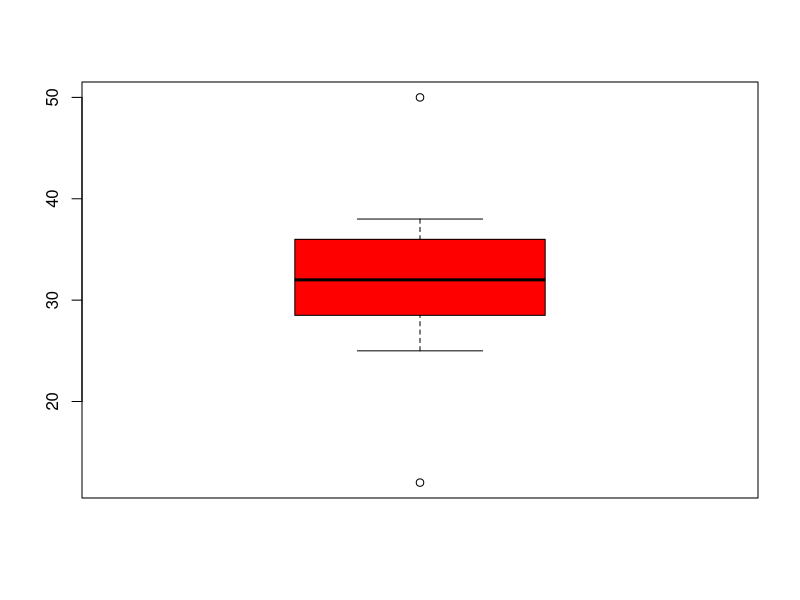
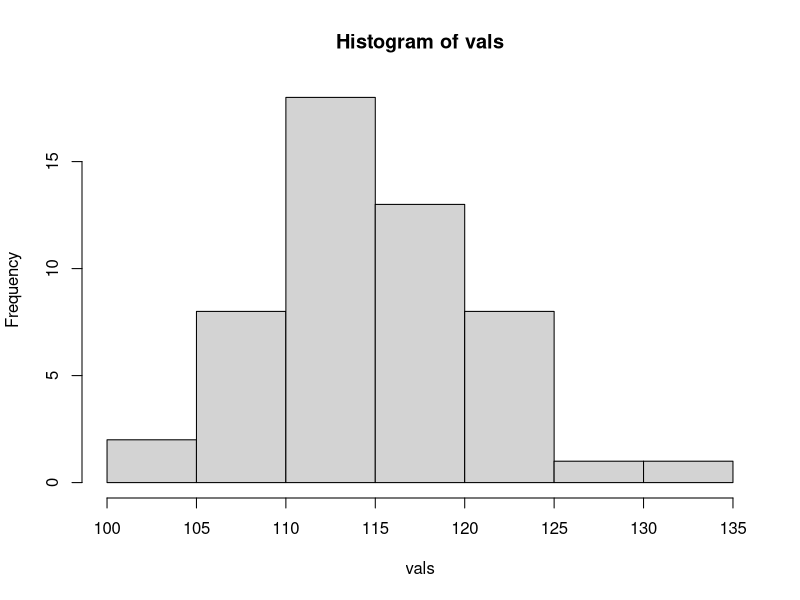

These figures' R source, in order:
list=c(12,25,28,29,29,30,34,35,35,37,38,50)
boxplot(list,col='red')
quartile<-quantile(list,probs=c(.25,.75))
iqr<-IQR(list)
lower<-quartile[1]-iqr*1.5
upper<-quartile[2]+iqr*1.5
newlist<-subset(list,list>lower & list<upper)
vals<-c(101,101,106,106,106,106,106,106,106,106,111,111,111,111,111,111,111,111,111,111,111,111,111,111,111,111,111,111,116,116,116,116,116,116,116,116,116,116,116,116,116,121,121,121,121,121,121,121,121,126,131)
hist(vals)
